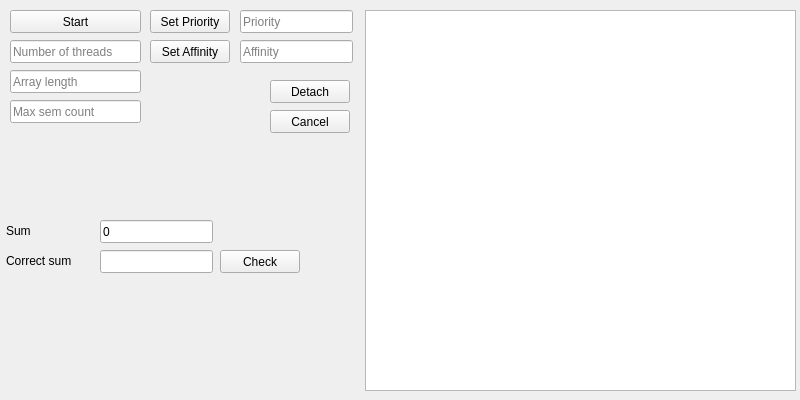
<?xml version="1.0" encoding="UTF-8"?>
<ui version="4.0">
 <class>MainWindow</class>
 <widget class="QMainWindow" name="MainWindow">
  <property name="geometry">
   <rect>
    <x>0</x>
    <y>0</y>
    <width>800</width>
    <height>400</height>
   </rect>
  </property>
  <property name="sizePolicy">
   <sizepolicy hsizetype="Fixed" vsizetype="Fixed">
    <horstretch>0</horstretch>
    <verstretch>0</verstretch>
   </sizepolicy>
  </property>
  <property name="minimumSize">
   <size>
    <width>800</width>
    <height>400</height>
   </size>
  </property>
  <property name="maximumSize">
   <size>
    <width>800</width>
    <height>400</height>
   </size>
  </property>
  <property name="windowTitle">
   <string>MainWindow</string>
  </property>
  <widget class="QWidget" name="centralwidget">
   <widget class="QPushButton" name="bStart">
    <property name="geometry">
     <rect>
      <x>10</x>
      <y>10</y>
      <width>131</width>
      <height>23</height>
     </rect>
    </property>
    <property name="text">
     <string>Start</string>
    </property>
   </widget>
   <widget class="QLineEdit" name="leThreadCount">
    <property name="geometry">
     <rect>
      <x>10</x>
      <y>40</y>
      <width>131</width>
      <height>23</height>
     </rect>
    </property>
    <property name="placeholderText">
     <string>Number of threads</string>
    </property>
   </widget>
   <widget class="QLineEdit" name="leArrLen">
    <property name="geometry">
     <rect>
      <x>10</x>
      <y>70</y>
      <width>131</width>
      <height>23</height>
     </rect>
    </property>
    <property name="placeholderText">
     <string>Array length</string>
    </property>
   </widget>
   <widget class="QLineEdit" name="leSemCount">
    <property name="geometry">
     <rect>
      <x>10</x>
      <y>100</y>
      <width>131</width>
      <height>23</height>
     </rect>
    </property>
    <property name="placeholderText">
     <string>Max sem count</string>
    </property>
   </widget>
   <widget class="QLineEdit" name="leSum">
    <property name="geometry">
     <rect>
      <x>100</x>
      <y>220</y>
      <width>113</width>
      <height>23</height>
     </rect>
    </property>
    <property name="text">
     <string>0</string>
    </property>
    <property name="readOnly">
     <bool>true</bool>
    </property>
   </widget>
   <widget class="QLineEdit" name="leCorrectSum">
    <property name="geometry">
     <rect>
      <x>100</x>
      <y>250</y>
      <width>113</width>
      <height>23</height>
     </rect>
    </property>
    <property name="readOnly">
     <bool>true</bool>
    </property>
   </widget>
   <widget class="QLabel" name="label">
    <property name="geometry">
     <rect>
      <x>6</x>
      <y>220</y>
      <width>81</width>
      <height>21</height>
     </rect>
    </property>
    <property name="text">
     <string>Sum</string>
    </property>
   </widget>
   <widget class="QLabel" name="label_2">
    <property name="geometry">
     <rect>
      <x>6</x>
      <y>250</y>
      <width>81</width>
      <height>21</height>
     </rect>
    </property>
    <property name="text">
     <string>Correct sum</string>
    </property>
   </widget>
   <widget class="QPushButton" name="bCheck">
    <property name="geometry">
     <rect>
      <x>220</x>
      <y>250</y>
      <width>80</width>
      <height>23</height>
     </rect>
    </property>
    <property name="text">
     <string>Check</string>
    </property>
   </widget>
   <widget class="QTableWidget" name="tableWidget">
    <property name="geometry">
     <rect>
      <x>365</x>
      <y>10</y>
      <width>431</width>
      <height>381</height>
     </rect>
    </property>
    <property name="selectionMode">
     <enum>QAbstractItemView::SingleSelection</enum>
    </property>
    <property name="selectionBehavior">
     <enum>QAbstractItemView::SelectRows</enum>
    </property>
    <attribute name="horizontalHeaderVisible">
     <bool>true</bool>
    </attribute>
    <attribute name="verticalHeaderVisible">
     <bool>false</bool>
    </attribute>
   </widget>
   <widget class="QLineEdit" name="lePriority">
    <property name="geometry">
     <rect>
      <x>240</x>
      <y>10</y>
      <width>113</width>
      <height>23</height>
     </rect>
    </property>
    <property name="placeholderText">
     <string>Priority</string>
    </property>
   </widget>
   <widget class="QPushButton" name="bSetPriority">
    <property name="geometry">
     <rect>
      <x>150</x>
      <y>10</y>
      <width>80</width>
      <height>23</height>
     </rect>
    </property>
    <property name="text">
     <string>Set Priority</string>
    </property>
   </widget>
   <widget class="QPushButton" name="bDetach">
    <property name="geometry">
     <rect>
      <x>270</x>
      <y>80</y>
      <width>80</width>
      <height>23</height>
     </rect>
    </property>
    <property name="text">
     <string>Detach</string>
    </property>
   </widget>
   <widget class="QPushButton" name="bCancel">
    <property name="geometry">
     <rect>
      <x>270</x>
      <y>110</y>
      <width>80</width>
      <height>23</height>
     </rect>
    </property>
    <property name="text">
     <string>Cancel</string>
    </property>
   </widget>
   <widget class="QPushButton" name="bSetAffinity">
    <property name="geometry">
     <rect>
      <x>150</x>
      <y>40</y>
      <width>80</width>
      <height>23</height>
     </rect>
    </property>
    <property name="text">
     <string>Set Affinity</string>
    </property>
   </widget>
   <widget class="QLineEdit" name="leAffinity">
    <property name="geometry">
     <rect>
      <x>240</x>
      <y>40</y>
      <width>113</width>
      <height>23</height>
     </rect>
    </property>
    <property name="placeholderText">
     <string>Affinity</string>
    </property>
   </widget>
  </widget>
 </widget>
 <resources/>
 <connections/>
</ui>
